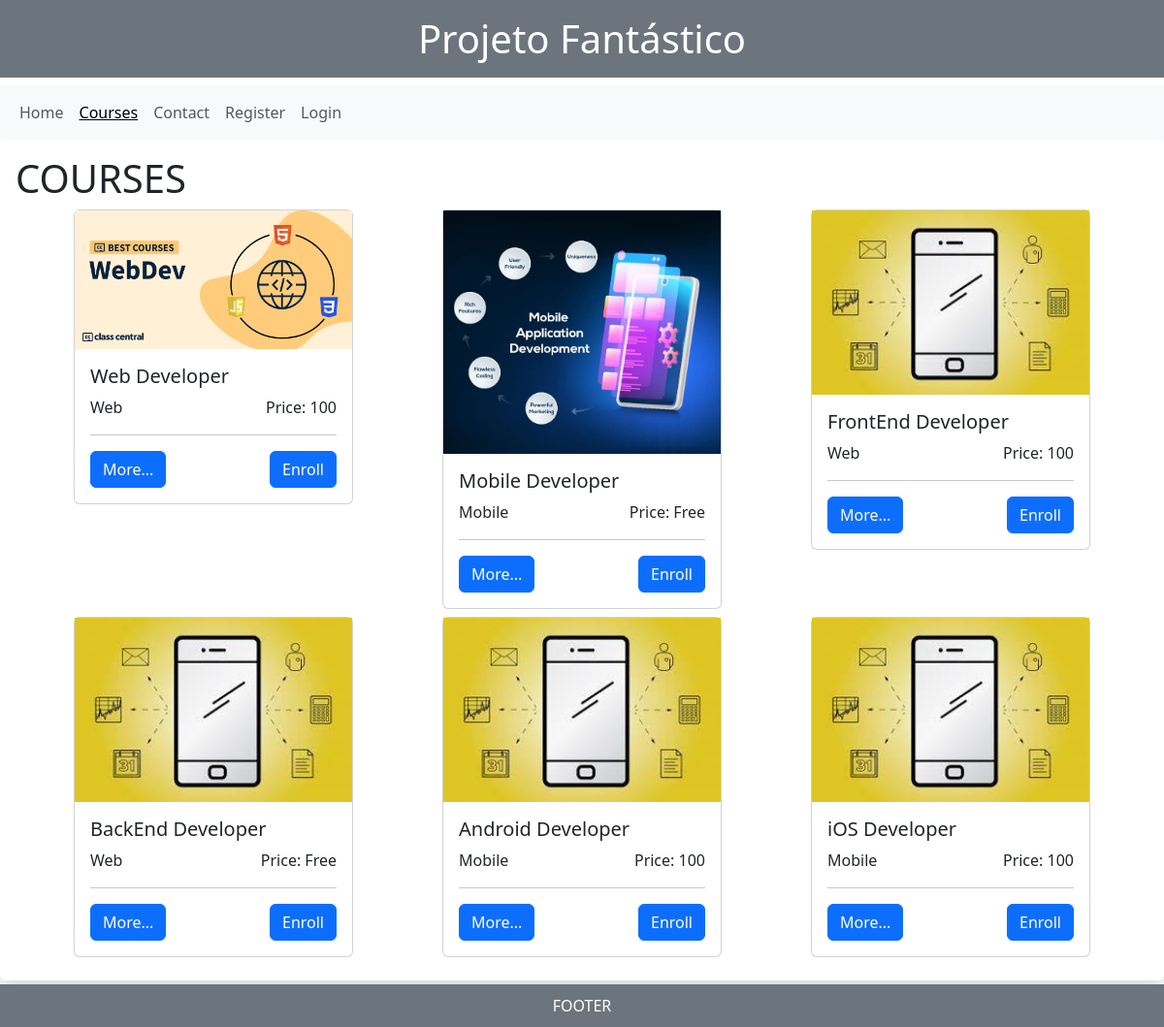
Screenshot of /index.php?p=courses with the database file from the repository.
### tables this page shows
CREATE TABLE course (
    id INT AUTO_INCREMENT PRIMARY KEY,
    name VARCHAR(100) NOT NULL,
    description TEXT,
    length DOUBLE,
    image VARCHAR(10),
    keywords VARCHAR(100),
    cathegory VARCHAR(100),
    price DOUBLE,
    visibility INT
);

### index.php (called while the page is built)
<?php
include('content/head.php');
include('content/header.php');
include('routes/routes.php');
include('content/footer.php');
?>

### db/course/showAllVisible.php (the view, shortened to what this page needs)
<?php
include('db/conn.php');
$sql = "SELECT * FROM course WHERE visibility = 1; ";
$result = $conn->query($sql);
if ($result->num_rows > 0) {
    while ($row = $result->fetch_assoc()) { ?>
        <div class="col-12 col-md-6 col-lg-4 mb-2">
            <div class="card mx-auto" style="width: 18rem;">
                <?php if ($row['image'] == "") { ?>
                    <img src="img/courses/default.png" alt="">
                <?php } else { ?>
                    <img src="img/courses/<?= $row['image'] ?>" alt="">
                <?php } ?>
                <div class="card-body">
                    <h5 class="card-title"><?= $row['name'] ?></h5>
                    <div class="row">
                        <div class="col"><?= $row['cathegory'] ?></div>
                        <div class="col text-end">Price:
                        <?php if ($row['price'] == 0) {
                            echo "Free";
                        } else {
                            echo $row['price'];
                        } ?>
                        </div>
                    </div>
                    <hr>
                    <div class="row">
                        <div class="col"><a href="#" class="btn btn-primary">More...</a></div>
                        <div class="col text-end"><a href="#" class="btn btn-primary">Enroll</a></div>
                    </div>
                </div>
            </div>
        </div>
    <?php }
    ?>
    </div>
<?php
}
?>

### content/head.php (shortened to what this page needs)
<!DOCTYPE html>
<html lang="en">
<head>
    <link rel="stylesheet" href="css/bootstrap.min.css">
    <link rel="stylesheet" href="https://cdnjs.cloudflare.com/ajax/libs/font-awesome/6.4.0/css/all.min.css" />
    <link rel="stylesheet" href="css/style.css">
</head>
<body>

### content/header.php
<header>
    <h1 class="text-center p-3 bg-secondary text-white">Projeto Fantástico</h1>
    <?php include('nav.php')?>
</header>
<main class="container-fluid p-3 mb-1 shadow rounded">

### content/nav.php (shortened to what this page needs)
<?php
if(isset($_GET['p'])){
    $page = $_GET['p'];
}
?>
<nav class="navbar navbar-expand-lg bg-body-tertiary">
    <div class="container-fluid">
        <div class="collapse navbar-collapse" id="navbarSupportedContent">
            <ul class="navbar-nav me-auto mb-2 mb-lg-0">
                <li class="nav-item">
                    <a class="nav-link <?php if((isset($_GET['p']) && $page=="home") || !isset($_GET['p'])) echo "active";?>" aria-current="page" href="index.php?p=home">Home</a>
                </li>
                <li class="nav-item">
                    <a class="nav-link <?php if(isset($_GET['p']) && $page=="courses") echo "active";?>" href="index.php?p=courses">Courses</a>
                </li>
                <li class="nav-item">
                    <a class="nav-link <?php if(isset($_GET['p']) && $page=="contact") echo "active";?>" href="index.php?p=contact">Contact</a>
                </li>
                <?php if(!isset($_SESSION["email"])){?>
                <li class="nav-item">
                    <a class="nav-link <?php if(isset($_GET['p']) && $page=="register") echo "active";?>" href="index.php?p=register">Register</a>
                </li>
                <li class="nav-item">
                    <a class="nav-link <?php if(isset($_GET['p']) && $page=="login") echo "active";?>" href="index.php?p=login">Login</a>
                </li>
                <?php }?>
            </ul>
        </div>
    </div>
</nav>

### routes/routes.php (shortened to what this page needs)
<?php
if(isset($_GET['p'])){
    $page = $_GET['p'];
    if($page == "home")                                         include('content/pages/home.php');
    else if($page == "courses")                                 include('content/pages/courses.php');
}else{
    include('content/pages/home.php');
}

### content/pages/courses.php (shortened to what this page needs)
<h1>COURSES</h1>
<div class="container">
    <div class="row">
        <?php include('db/course/showAllVisible.php')?>
    </div>

### content/footer.php (shortened to what this page needs)
</main>
<footer class="bg-secondary">FOOTER</footer>
</body>
</html>

### css/style.css (style rules this page uses)
.active { text-decoration: underline; }
footer { text-align: center; color:white; padding: 10px; }

### rows the page displays
course: image (picture), name "Web Developer", cathegory "Web", price "100"
course: image (picture), name "Mobile Developer", cathegory "Mobile", price "Free"
course: name "FrontEnd Developer", cathegory "Web", price "100"
course: name "BackEnd Developer", cathegory "Web", price "Free"
course: name "Android Developer", cathegory "Mobile", price "100"
course: name "iOS Developer", cathegory "Mobile", price "100"
